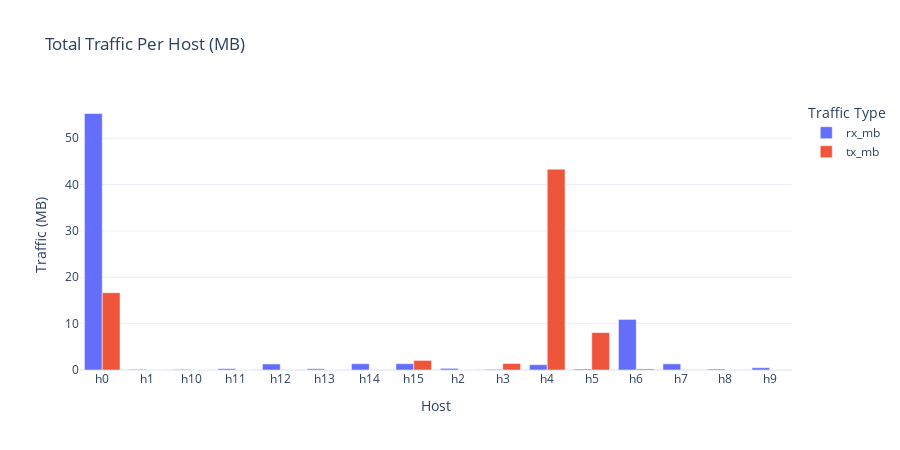

Here is the notebook cell this chart was saved with:
### Code cell
# Bar chart: Total traffic per host
fig = px.bar(
    host_traffic.to_pandas(),
    x="host",
    y=["rx_mb", "tx_mb"],
    title="Total Traffic Per Host (MB)",
    labels={"value": "Traffic (MB)", "variable": "Direction"},
    barmode="group",
)
fig.update_layout(
    template="plotly_white", height=450, xaxis_title="Host", legend_title="Traffic Type"
)
fig.show()

### Figure 1 — Plotly figure (JSON) as saved in the notebook; plotly's stock layout.template omitted (floating-point values rounded to 4 significant figures)
{"data": [{"alignmentgroup": "True", "hovertemplate": "Direction=rx_mb<br>host=%{x}<br>Traffic (MB)=%{y}<extra></extra>", "legendgroup": "rx_mb", "marker": {"color": "#636efa", "pattern": {"shape": ""}}, "name": "rx_mb", "offsetgroup": "rx_mb", "orientation": "v", "showlegend": true, "textposition": "auto", "type": "bar", "x": ["h0", "h1", "h10", "h11", "h12", "h13", "h14", "h15", "h2", "h3", "h4", "h5", "h6", "h7", "h8", "h9"], "xaxis": "x", "y": [55.33, 0.147, 0.1442, 0.2965, 1.303, 0.2646, 1.351, 1.364, 0.3543, 0.1514, 1.152, 0.2114, 10.92, 1.334, 0.2081, 0.4891], "yaxis": "y"}, {"alignmentgroup": "True", "hovertemplate": "Direction=tx_mb<br>host=%{x}<br>Traffic (MB)=%{y}<extra></extra>", "legendgroup": "tx_mb", "marker": {"color": "#EF553B", "pattern": {"shape": ""}}, "name": "tx_mb", "offsetgroup": "tx_mb", "orientation": "v", "showlegend": true, "textposition": "auto", "type": "bar", "x": ["h0", "h1", "h10", "h11", "h12", "h13", "h14", "h15", "h2", "h3", "h4", "h5", "h6", "h7", "h8", "h9"], "xaxis": "x", "y": [16.67, 0.002561, 0.000866, 0.003016, 0.02642, 0.002296, 0.0282, 2.071, 0.008219, 1.398, 43.32, 8.074, 0.2315, 0.02915, 0.000866, 0.01002], "yaxis": "y"}], "layout": {"barmode": "group", "height": 450, "legend": {"title": {"text": "Traffic Type"}, "tracegroupgap": 0}, "title": {"text": "Total Traffic Per Host (MB)"}, "xaxis": {"anchor": "y", "domain": [0, 1], "title": {"text": "Host"}}, "yaxis": {"anchor": "x", "domain": [0, 1], "title": {"text": "Traffic (MB)"}}}}
